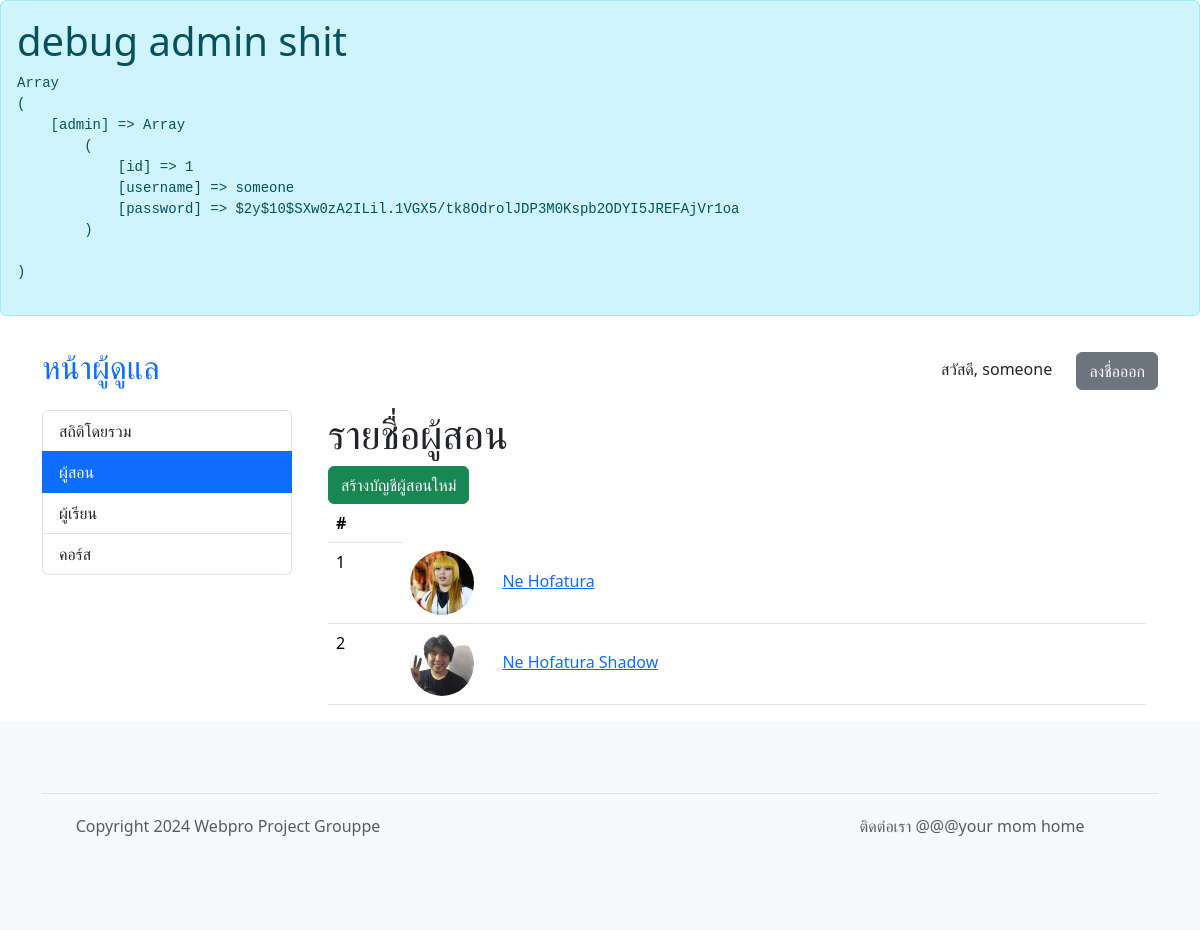
Screenshot of /admin/instructors.php (signed in) with the database file from the repository.
### tables this page shows
CREATE TABLE "instructors" (
	"id"	INTEGER,
	"username"	VARCHAR(32) NOT NULL,
	"first_name"	VARCHAR(64) NOT NULL,
	"last_name"	VARCHAR(64) NOT NULL,
	"profile_pic_hash"	CHARACTER(32) NOT NULL,
	"password"	CHARACTER(72) NOT NULL,
	"role"	CHARACTER(64),
	"email"	CHARACTER(64),
	"phone"	CHARACTER(16),
	PRIMARY KEY("id" AUTOINCREMENT)
);

### admin/core.php (called while the page is built, shortened)
<?php
require '../common.php';
	class Admin extends SQLite3 {
		function is_logged_in() {
			return isset($_SESSION["admin"]);
		}
		function get_instructor_simple_list() {
			$sql = "SELECT profile_pic_hash, id, username, first_name || ' ' || last_name AS name FROM instructors";
			$ret = $this->query($sql);
			$instructors = array();
			while($row = $ret->fetchArray(SQLITE3_ASSOC)) {
				$row = prepare_other_data($row, '../');
				$instructors[] = $row;
			}
			return $instructors;
		}
	}
?>

### common.php (called while the page is built, shortened)
<?php
function prepare_other_data($row, $prefix = "") {
	if (isset($row['profile_pic_hash'])) {
		if ($row['profile_pic_hash'] != "") {
			$row['pfplink'] = $prefix . "avatars/" . $row['profile_pic_hash'] . '.jpg';
			return $row;
		}
	}
	$row['pfplink'] = get_pfplink_from_seed('saltPROJECTGROUPPE' . md5($row['username']));
	return $row;
}
?>

### admin/instructors.php (the view)
<?php
require 'template_init.php';
require 'template_header.php';
?>
<div class="container">
<h1>รายชื่อผู้สอน</h1>
<a href="instructor.php" class="btn btn-success">สร้างบัญชีผู้สอนใหม่</a>
	<table class="table">
	<thead>
		<tr>
			<th scope="col">#</th>
		</tr>
	</thead>
	<tbody>
		<?php
			$list = $db->get_instructor_simple_list();
			foreach ($list as $i) {
				echo "<tr>";
				echo "<td>{$i['id']}</td>";
				echo "<td><img src=\"{$i['pfplink']}\" alt=\"avatar\" width=\"64\" height=\"64\" class=\"rounded-circle me-4\"> ";
				echo "<a href=\"instructor.php?id={$i['id']}\">{$i['name']}</a>";
				echo "</td>";
				echo "</tr>";
			}
		?>
	</tbody>
	</table>
</div>
<?php
require 'template_footer.php';
?>

### admin/template_init.php (shortened to what this page needs)
<?php
	require 'core.php';
	?>
	<div class="alert alert-info">
		<h1>debug admin shit</h1>
		<pre><?php print_r($_SESSION); ?></pre>
	</div>

### admin/template_header.php (shortened to what this page needs)
<?php
	$menu = array(
		"index" => 'สถิติโดยรวม',
		"instructors" => 'ผู้สอน',
		"students" => 'ผู้เรียน',
		"courses" => 'คอร์ส',
	);
?>
<!DOCTYPE html>
<html lang="en">
<head>
	<link href="https://cdn.jsdelivr.net/npm/bootstrap@5.3.3/dist/css/bootstrap.min.css" rel="stylesheet">
	<link rel="stylesheet" href="https://cdn.jsdelivr.net/npm/bootstrap-icons@1.11.3/font/bootstrap-icons.min.css">
</head>
<body>
	<?php if ($db->is_logged_in()) { ?>
	<header class="p-3">
		<div class="container">
			<div class="d-flex flex-wrap align-items-center justify-content-center justify-content-lg-start">
				<a href="index.php" class="d-flex align-items-center mb-2 mb-lg-0 text-decoration-none mb-md-0 me-lg-auto">
					<h2>หน้าผู้ดูแล</h2>
				</a>
				<div class="auth-section">
					<span style="margin-right: 20px">สวัสดี, <?php echo $_SESSION['admin']['username'] ?></span>
					<a href="signout.php" class="btn btn-secondary">ลงชื่อออก</a>
				</div>
			</div>
		</div>
	</header>
		<?php
	}
		?>
<?php if ($db->is_logged_in()) { ?>
<div class="container">
	<div class="d-flex gap-4">
		<div class="list-group" style="min-width: 250px;">
			<?php
			foreach ($menu as $key => $value) {
				$active = ($key . '.php' == basename($_SERVER["PHP_SELF"])) ? "active" : "";
				echo "<a href=\"$key.php\" class=\"list-group-item list-group-item-action $active\">$value</a>";
			}
			?>
		</div>
<?php } ?>

### admin/template_footer.php
<?php if ($db->is_logged_in()) { ?>
</div>
</div>
<?php } ?>
<footer class="py-5 text-center text-body-secondary bg-body-tertiary">
	<div class="container">
	<footer class="d-flex flex-wrap justify-content-between align-items-center py-3 my-4 border-top">
	<p class="col-md-4 mb-0 text-body-secondary">Copyright 2024 Webpro Project Grouppe</p>
	<a href="/" class="col-md-4 d-flex align-items-center justify-content-center mb-3 mb-md-0 me-md-auto link-body-emphasis text-decoration-none">
		<svg class="bi me-2" width="40" height="32"><use xlink:href="#bootstrap"></use></svg>
	</a>
	<p class="col-md-4 mb-0 text-body-secondary">ติดต่อเรา
	@@@your mom home</p>
	</footer>
</body>
</html>

### rows the page displays
instructors: id "1", shows a picture, name "Ne Hofatura"
instructors: id "2", shows a picture, name "Ne Hofatura Shadow"

### other values shown
$_SESSION['admin']['username'] "someone"
$value "สถิติโดยรวม"
$value "ผู้สอน"
$value "ผู้เรียน"
$value "คอร์ส"
